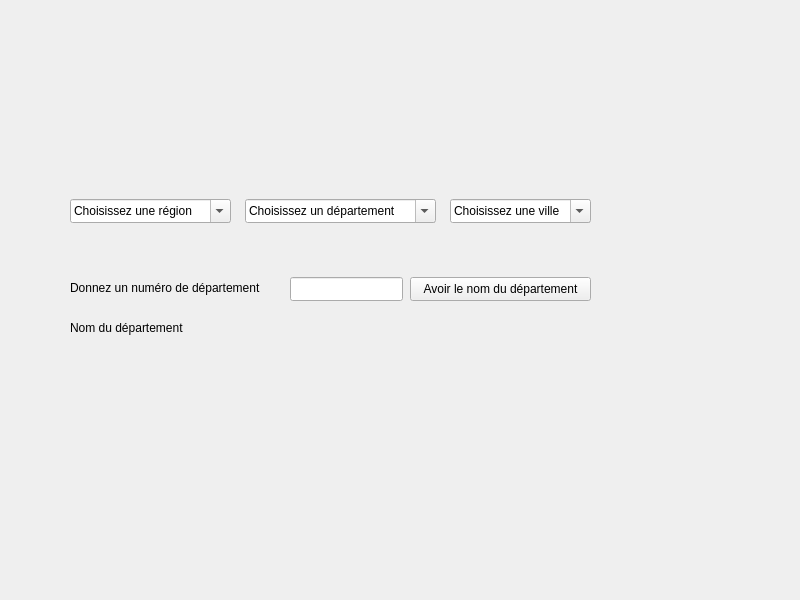
<?xml version="1.0" encoding="UTF-8"?>
<ui version="4.0">
 <class>France</class>
 <widget class="QWidget" name="France">
  <property name="geometry">
   <rect>
    <x>0</x>
    <y>0</y>
    <width>800</width>
    <height>600</height>
   </rect>
  </property>
  <property name="windowTitle">
   <string>France</string>
  </property>
  <widget class="QLabel" name="label_numDepartement">
   <property name="geometry">
    <rect>
     <x>70</x>
     <y>280</y>
     <width>211</width>
     <height>16</height>
    </rect>
   </property>
   <property name="text">
    <string>Donnez un numéro de département</string>
   </property>
  </widget>
  <widget class="QLabel" name="label_nomDepartement">
   <property name="geometry">
    <rect>
     <x>70</x>
     <y>320</y>
     <width>211</width>
     <height>16</height>
    </rect>
   </property>
   <property name="text">
    <string>Nom du département</string>
   </property>
  </widget>
  <widget class="QLineEdit" name="lineEdit_numDepartement">
   <property name="geometry">
    <rect>
     <x>290</x>
     <y>277</y>
     <width>113</width>
     <height>24</height>
    </rect>
   </property>
  </widget>
  <widget class="QPushButton" name="pushButton">
   <property name="geometry">
    <rect>
     <x>410</x>
     <y>277</y>
     <width>181</width>
     <height>24</height>
    </rect>
   </property>
   <property name="text">
    <string>Avoir le nom du département</string>
   </property>
  </widget>
  <widget class="QComboBox" name="comboBoxRegions">
   <property name="geometry">
    <rect>
     <x>70</x>
     <y>199</y>
     <width>161</width>
     <height>24</height>
    </rect>
   </property>
   <property name="editable">
    <bool>true</bool>
   </property>
   <property name="currentText">
    <string>Choisissez une région</string>
   </property>
  </widget>
  <widget class="QComboBox" name="comboBoxDepartements">
   <property name="geometry">
    <rect>
     <x>245</x>
     <y>199</y>
     <width>191</width>
     <height>24</height>
    </rect>
   </property>
   <property name="editable">
    <bool>true</bool>
   </property>
   <property name="currentText">
    <string>Choisissez un département</string>
   </property>
  </widget>
  <widget class="QComboBox" name="comboBoxVilles">
   <property name="geometry">
    <rect>
     <x>450</x>
     <y>199</y>
     <width>141</width>
     <height>24</height>
    </rect>
   </property>
   <property name="editable">
    <bool>true</bool>
   </property>
   <property name="currentText">
    <string>Choisissez une ville</string>
   </property>
  </widget>
 </widget>
 <resources/>
 <connections/>
</ui>
